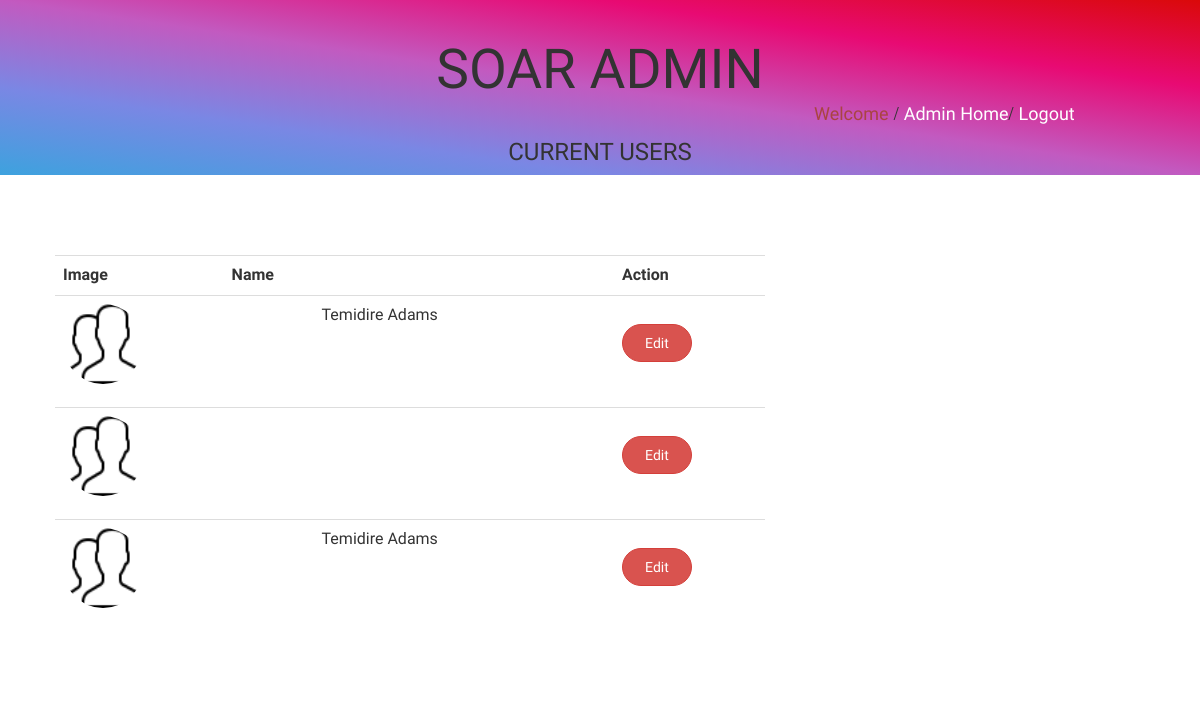
The page /all-user/ on the database its author committed.
### Account/models.py (models this page shows, shortened)
class CustomUser(AbstractUser):
	license=models.CharField(default='xxx-xxx-xxx',max_length=50)
	picture = models.ImageField(upload_to="profile", default="profile/users.png")
	is_active=models.BooleanField(default=True)
	address = models.CharField(max_length=150, default="lagos")
	phone = models.CharField(max_length=150, default="08000012345")

### Home/views.py (the view)
# urls.py: url(r'^all-user/$', views.All_users, name='all_user'),
def All_users(request):
	template ="Home/allusers.html"
	users = CustomUser.objects.all()
	context = {
	'users':users
	}
	return render(request,template,context)

### templates/Home/allusers.html (shortened to what this page needs)
{% extends 'Home/signbase.html'%}
{%block content%}
<body class="">
<div class="container-fluid">
    <div class="row adheader">
        <div class="col-md-12">
            <div class="col-md-4">
            </div>
            <div class="col-md-4">
                <center><div class=""><p>SOAR ADMIN</p></div></center>
                <center><H3>CURRENT USERS</H3></center>
            </div>
            <div class="col-md-4">
                <div class="adlink">
                <p class="text-danger">Welcome</p>
                <p class="text-danger">{{request.user.username}} </p>/
                <a class="text-light"href="{% url 'auto_admin' %}">Admin Home</a>/
                <a class="text-light"href="{% url 'logout' %}">Logout</a>
                </div>
            </div>
        </div>
    </div>
</div>
<div class="container thirdrow">
    <div class="row">
        <div class="col-md-12">
            <div class="col-md-8">
               <div class="allu">
                <table class="table">
                    <tr class="center bg-light">
                        <th>Image</th>
                        <th>Name</th>
                        <th>Action</th>
                    </tr>
                    {% for auser in users %}
                    {% if auser != request.user%}
                    <tr>
                        <td>
                           <div style="display: inline-block" class="propic">
                        <img src="{{auser.picture.url}}">
                    </div>
                        </td>
                        <td>
                          <p class="sentence" style="display: inline-block; padding-left:90px;">{{auser.first_name}} {{auser.last_name}}</p>
                        </td>
                    <td><button style="margin-top: 20px;" type="button" class="btn adminbutton btn-danger mybutton" value="{{auser.id}}" data-url="{% url 'load_user' %}">Edit</button></td>
                    </tr>
                    {%endif%}
                   {% endfor%}
                    </table>
               </div>
            </div>
        </div>
    </div>
</div>
</body>
{% endblock%}

### asset/css/style.css (style rules this page uses)
p,h1,h2,h3,h4,h5,h6,a, label,button,td,th,select { font-family: 'Oswald', sans-serif; }
.allu .btn { padding: 8px; }
.otherdetails span, a { color: #868686; text-decoration: none; }
.btn { font-family:'Heebo', sans-serif ; }
.selected-cars h5, p { display: inline-block; }
* { box-sizing: border-box }
.center { text-align: center; }
.adheader { font-size: 55px; padding-top: 30px; background-image: linear-gradient(to right top, #3da2de, #7a87e4, #c25ac0, #e80a73, #da0909); }
.adlink { margin-top: 70px; text-indent: 2px; font-size: 18px; }
.text-light { color: white; }
.thirdrow { margin-top: 50px; }
.bg-light { background-color: white; }
.allu { margin-top: 20px; margin-bottom: 20px; padding: 10px; }
.propic { height: 80px; width: 80px; margin-bottom: 15px; border-radius: 100px; }
.propic img { width: 80px; height: 80px; max-width: 82px; max-height: 82px; border-radius: 100px; }
.adminbutton { border-radius: 100px; width: 70px; }
.sentence { text-transform: capitalize; }

### rows shown on the page
CustomUser: picture (picture), first_name "Temidire", last_name "Adams", {{ auser.id }} 1 (drawn)
CustomUser: picture (picture), {{ auser.id }} 16 (drawn)
CustomUser: picture (picture), first_name "Temidire", last_name "Adams", {{ auser.id }} 20 (drawn)
